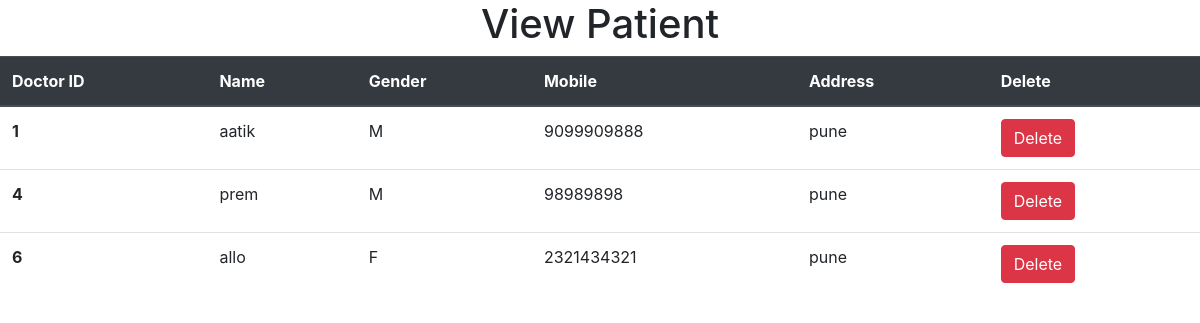
Page /view_patient/ (signed in) on the committed database.
### hospital/models.py (models this page shows, shortened)
class Patient(models.Model):
    name=models.CharField(max_length=40)
    GENDER_CHOICES = (
        ('M', 'Male'),
        ('F', 'Female'),
    )
    gender = models.CharField(max_length=10, choices=GENDER_CHOICES)
    mobile=models.IntegerField(null=True)
    address=models.CharField(max_length=100)

### hospital/views.py (the view)
# urls.py: path('view_patient/',views.view_patient,name='view_patient'),
def view_patient(request):
    if not request.user.is_staff:
        return redirect("login")
    doc=Patient.objects.all()
    d={'doc':doc}
    return render(request,'hospital/view_patient.html',d)

### hospital/templates/hospital/view_patient.html
{% include 'hospital/base.html' %}
<h1 class="text-center">View Patient</h1>
<table  id="example" class="table">
    <thead class="thead-dark">
      <tr>
        <th scope="col">Doctor ID</th>
        <th scope="col">Name</th>
        <th scope="col">Gender</th>
        <th scope="col">Mobile</th>
        <th scope="col">Address</th>
        <th scope="col">Delete</th>
      </tr>
    </thead>
    <tbody>
        {%for i in doc%}
      <tr>
        <th scope="row">{{i.id}}</th>
        <td>{{i.name}}</td>
        <td>{{i.gender}}</td>
        <td>{{i.mobile}}</td>
        <td>{{i.address}}</td>
        <td><a href="{% url 'delete_patient' i.id %}" class="btn btn-danger">Delete</a></td>
      </tr>
      {%endfor%}
    </tbody>
  </table>

### rows in the picture
Patient: id "1", name "aatik", gender "M", mobile "9099909888", address "pune"
Patient: id "4", name "prem", gender "M", mobile "98989898", address "pune"
Patient: id "6", name "allo", gender "F", mobile "2321434321", address "pune"
